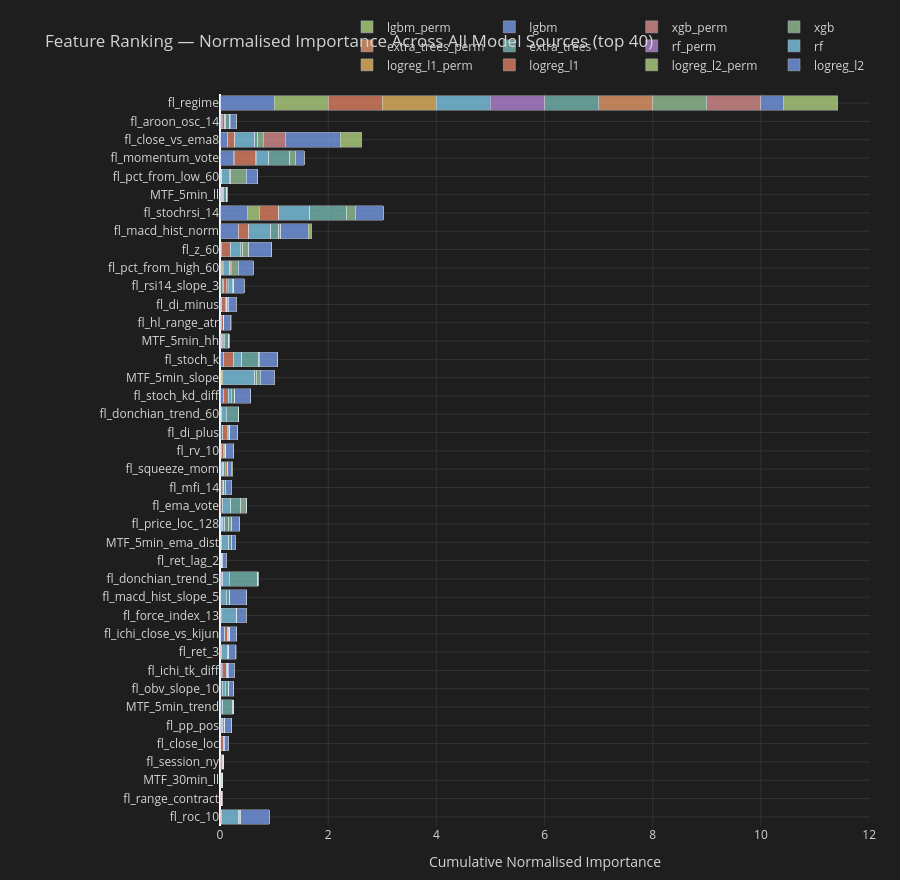

Notebook source saved alongside this figure:
### Code cell
# ── Stacked bar chart: each feature's vote rank per model source ──────────────
_N_VIS = min(40, len(selected_features))
_vis_feats = selected_features[:_N_VIS]
_src_names = list(feat_rankings.keys())
_src_colors = [
    '#82aaff','#c3e88d','#f78c6c','#ffcb6b','#89ddff','#c792ea',
    '#80cbc4','#ffab76','#a5d6a7','#ef9a9a',
]

fig = go.Figure()
for _si, _src in enumerate(_src_names):
    _imp = feat_rankings[_src]
    _imp_norm = _imp / (_imp.max() + 1e-9)   # normalise 0-1
    _vals = [float(_imp_norm.get(f, 0.0)) for f in _vis_feats]
    fig.add_trace(go.Bar(
        name=_src,
        y=_vis_feats[::-1],
        x=_vals[::-1],
        orientation='h',
        marker_color=_src_colors[_si % len(_src_colors)],
        opacity=0.7,
    ))

fig.update_layout(
    title=f'Feature Ranking — Normalised Importance Across All Model Sources (top {_N_VIS})',
    barmode='stack',
    height=max(600, _N_VIS * 22),
    xaxis=dict(title='Cumulative Normalised Importance', gridcolor='#333'),
    yaxis=dict(automargin=True, gridcolor='#333'),
    paper_bgcolor='#1e1e1e', plot_bgcolor='#1e1e1e', font=dict(color='#d4d4d4'),
    legend=dict(orientation='h', yanchor='bottom', y=1.02, xanchor='right', x=1),
    margin=dict(l=220, r=30, t=80, b=40),
)
fig.show()

### Figure 1 — Plotly figure (JSON) as saved in the notebook; plotly's stock layout.template omitted (floating-point values rounded to 4 significant figures)
{"data": [{"marker": {"color": "#82aaff"}, "name": "logreg_l2", "opacity": 0.7, "orientation": "h", "type": "bar", "x": [0.0005534, 0.008074, 0.008872, 0.001496, 0.01334, 0.02026, 0.001216, 0.01589, 0.01866, 0.007131, 0.08609, 0.006744, 0.005156, 0.02204, 0.008768, 0.005656, 0.02152, 0.006018, 0.01558, 0.01322, 0.01389, 0.03896, 0.005018, 0.05868, 0.006797, 0.06182, 0.02045, 0.02271, 0.02818, 0.03955, 0.01704, 0.01697, 0.3406, 0.5007, 0.02362, 0.01445, 0.2542, 0.1338, 0.03305, 1.0], "y": ["fl_roc_10", "fl_range_contract", "MTF_30min_ll", "fl_session_ny", "fl_close_loc", "fl_pp_pos", "MTF_5min_trend", "fl_obv_slope_10", "fl_ichi_tk_diff", "fl_ret_3", "fl_ichi_close_vs_kijun", "fl_force_index_13", "fl_macd_hist_slope_5", "fl_donchian_trend_5", "fl_ret_lag_2", "MTF_5min_ema_dist", "fl_price_loc_128", "fl_ema_vote", "fl_mfi_14", "fl_squeeze_mom", "fl_rv_10", "fl_di_plus", "fl_donchian_trend_60", "fl_stoch_kd_diff", "MTF_5min_slope", "fl_stoch_k", "MTF_5min_hh", "fl_hl_range_atr", "fl_di_minus", "fl_rsi14_slope_3", "fl_pct_from_high_60", "fl_z_60", "fl_macd_hist_norm", "fl_stochrsi_14", "MTF_5min_ll", "fl_pct_from_low_60", "fl_momentum_vote", "fl_close_vs_ema8", "fl_aroon_osc_14", "fl_regime"]}, {"marker": {"color": "#c3e88d"}, "name": "logreg_l2_perm", "opacity": 0.7, "orientation": "h", "type": "bar", "x": [0, 0.0007851, 0.002404, 0, 0, 0.007096, 0, 0, 0.02329, 0, 0, 0.001722, 0, 0, 0.005132, 0.006038, 0, 0.002892, 0.0009883, 0.007675, 0.01641, 0.008356, 0.008124, 0, 0.01813, 0, 0.01013, 0, 0.007091, 0.03284, 0.01274, 0.01076, 0, 0.237, 0.01007, 0.007875, 0.01008, 0, 0.005892, 1.0], "y": ["fl_roc_10", "fl_range_contract", "MTF_30min_ll", "fl_session_ny", "fl_close_loc", "fl_pp_pos", "MTF_5min_trend", "fl_obv_slope_10", "fl_ichi_tk_diff", "fl_ret_3", "fl_ichi_close_vs_kijun", "fl_force_index_13", "fl_macd_hist_slope_5", "fl_donchian_trend_5", "fl_ret_lag_2", "MTF_5min_ema_dist", "fl_price_loc_128", "fl_ema_vote", "fl_mfi_14", "fl_squeeze_mom", "fl_rv_10", "fl_di_plus", "fl_donchian_trend_60", "fl_stoch_kd_diff", "MTF_5min_slope", "fl_stoch_k", "MTF_5min_hh", "fl_hl_range_atr", "fl_di_minus", "fl_rsi14_slope_3", "fl_pct_from_high_60", "fl_z_60", "fl_macd_hist_norm", "fl_stochrsi_14", "MTF_5min_ll", "fl_pct_from_low_60", "fl_momentum_vote", "fl_close_vs_ema8", "fl_aroon_osc_14", "fl_regime"]}, {"marker": {"color": "#f78c6c"}, "name": "logreg_l1", "opacity": 0.7, "orientation": "h", "type": "bar", "x": [0.02125, 0.01979, 0.01033, 0.03354, 0.04205, 0.02155, 0.001232, 0.02565, 0.07774, 0.01652, 0.04758, 0.008627, 0.005624, 0.03326, 0.0132, 0.01051, 0.0227, 0.03128, 0.03772, 0.02464, 0.02955, 0.08404, 0.007504, 0.09734, 0.01121, 0.1831, 0.02347, 0.04257, 0.06896, 0.05066, 0.01632, 0.1616, 0.1933, 0.349, 0.01467, 0.01112, 0.3895, 0.1366, 0.04696, 1.0], "y": ["fl_roc_10", "fl_range_contract", "MTF_30min_ll", "fl_session_ny", "fl_close_loc", "fl_pp_pos", "MTF_5min_trend", "fl_obv_slope_10", "fl_ichi_tk_diff", "fl_ret_3", "fl_ichi_close_vs_kijun", "fl_force_index_13", "fl_macd_hist_slope_5", "fl_donchian_trend_5", "fl_ret_lag_2", "MTF_5min_ema_dist", "fl_price_loc_128", "fl_ema_vote", "fl_mfi_14", "fl_squeeze_mom", "fl_rv_10", "fl_di_plus", "fl_donchian_trend_60", "fl_stoch_kd_diff", "MTF_5min_slope", "fl_stoch_k", "MTF_5min_hh", "fl_hl_range_atr", "fl_di_minus", "fl_rsi14_slope_3", "fl_pct_from_high_60", "fl_z_60", "fl_macd_hist_norm", "fl_stochrsi_14", "MTF_5min_ll", "fl_pct_from_low_60", "fl_momentum_vote", "fl_close_vs_ema8", "fl_aroon_osc_14", "fl_regime"]}, {"marker": {"color": "#ffcb6b"}, "name": "logreg_l1_perm", "opacity": 0.7, "orientation": "h", "type": "bar", "x": [0, 0.001992, 0.001868, 0.009962, 0, 0, 0, 0, 0, 0, 0.01224, 0.001602, 0.0007206, 0, 0.00486, 0, 0, 0, 0.002322, 0, 0.02572, 0.01948, 0.007781, 0, 0.01846, 0, 0.005296, 0, 0.0162, 0.02824, 0.01088, 0, 0, 0, 0.002458, 0.002397, 0.01248, 0, 0.005081, 1.0], "y": ["fl_roc_10", "fl_range_contract", "MTF_30min_ll", "fl_session_ny", "fl_close_loc", "fl_pp_pos", "MTF_5min_trend", "fl_obv_slope_10", "fl_ichi_tk_diff", "fl_ret_3", "fl_ichi_close_vs_kijun", "fl_force_index_13", "fl_macd_hist_slope_5", "fl_donchian_trend_5", "fl_ret_lag_2", "MTF_5min_ema_dist", "fl_price_loc_128", "fl_ema_vote", "fl_mfi_14", "fl_squeeze_mom", "fl_rv_10", "fl_di_plus", "fl_donchian_trend_60", "fl_stoch_kd_diff", "MTF_5min_slope", "fl_stoch_k", "MTF_5min_hh", "fl_hl_range_atr", "fl_di_minus", "fl_rsi14_slope_3", "fl_pct_from_high_60", "fl_z_60", "fl_macd_hist_norm", "fl_stochrsi_14", "MTF_5min_ll", "fl_pct_from_low_60", "fl_momentum_vote", "fl_close_vs_ema8", "fl_aroon_osc_14", "fl_regime"]}, {"marker": {"color": "#89ddff"}, "name": "rf", "opacity": 0.7, "orientation": "h", "type": "bar", "x": [0.3222, 6.201e-05, 0.0002127, 0.001253, 0.001554, 0.02657, 0.04997, 0.05653, 0.01742, 0.1207, 0.01283, 0.2792, 0.1038, 0.12, 0.004076, 0.1366, 0.04732, 0.1553, 0.01137, 0.02171, 0.007076, 0.0165, 0.08428, 0.05389, 0.5865, 0.1577, 0.02111, 0.0006493, 0.006794, 0.07462, 0.1215, 0.1805, 0.4002, 0.5744, 0.0135, 0.138, 0.237, 0.3738, 0.01154, 1.0], "y": ["fl_roc_10", "fl_range_contract", "MTF_30min_ll", "fl_session_ny", "fl_close_loc", "fl_pp_pos", "MTF_5min_trend", "fl_obv_slope_10", "fl_ichi_tk_diff", "fl_ret_3", "fl_ichi_close_vs_kijun", "fl_force_index_13", "fl_macd_hist_slope_5", "fl_donchian_trend_5", "fl_ret_lag_2", "MTF_5min_ema_dist", "fl_price_loc_128", "fl_ema_vote", "fl_mfi_14", "fl_squeeze_mom", "fl_rv_10", "fl_di_plus", "fl_donchian_trend_60", "fl_stoch_kd_diff", "MTF_5min_slope", "fl_stoch_k", "MTF_5min_hh", "fl_hl_range_atr", "fl_di_minus", "fl_rsi14_slope_3", "fl_pct_from_high_60", "fl_z_60", "fl_macd_hist_norm", "fl_stochrsi_14", "MTF_5min_ll", "fl_pct_from_low_60", "fl_momentum_vote", "fl_close_vs_ema8", "fl_aroon_osc_14", "fl_regime"]}, {"marker": {"color": "#c792ea"}, "name": "rf_perm", "opacity": 0.7, "orientation": "h", "type": "bar", "x": [0, 1.742e-05, 8.982e-05, 0, 0.0005186, 0, 0.0004905, 0, 0, 0, 0, 0, 0, 0, 0, 0, 0, 0, 0.002586, 0, 0, 0, 0, 0, 0, 0, 0, 0, 0, 0, 0, 0, 0, 0, 0.000438, 0, 0, 0, 0.004821, 1.0], "y": ["fl_roc_10", "fl_range_contract", "MTF_30min_ll", "fl_session_ny", "fl_close_loc", "fl_pp_pos", "MTF_5min_trend", "fl_obv_slope_10", "fl_ichi_tk_diff", "fl_ret_3", "fl_ichi_close_vs_kijun", "fl_force_index_13", "fl_macd_hist_slope_5", "fl_donchian_trend_5", "fl_ret_lag_2", "MTF_5min_ema_dist", "fl_price_loc_128", "fl_ema_vote", "fl_mfi_14", "fl_squeeze_mom", "fl_rv_10", "fl_di_plus", "fl_donchian_trend_60", "fl_stoch_kd_diff", "MTF_5min_slope", "fl_stoch_k", "MTF_5min_hh", "fl_hl_range_atr", "fl_di_minus", "fl_rsi14_slope_3", "fl_pct_from_high_60", "fl_z_60", "fl_macd_hist_norm", "fl_stochrsi_14", "MTF_5min_ll", "fl_pct_from_low_60", "fl_momentum_vote", "fl_close_vs_ema8", "fl_aroon_osc_14", "fl_regime"]}, {"marker": {"color": "#80cbc4"}, "name": "extra_trees", "opacity": 0.7, "orientation": "h", "type": "bar", "x": [0.009868, 0.0007036, 0.02234, 0.02574, 0.01894, 0.01404, 0.1866, 0.06621, 0.009106, 0.008928, 0.02128, 0.003982, 0.0599, 0.5197, 0.002005, 0.04788, 0.05646, 0.1882, 0.02781, 0.02688, 0.002548, 0.01241, 0.2247, 0.06263, 0.03036, 0.3105, 0.07834, 0.0001944, 0.008543, 0.02912, 0.01041, 0.05174, 0.1483, 0.6762, 0.05939, 0.01263, 0.3876, 0.0515, 0.07309, 1.0], "y": ["fl_roc_10", "fl_range_contract", "MTF_30min_ll", "fl_session_ny", "fl_close_loc", "fl_pp_pos", "MTF_5min_trend", "fl_obv_slope_10", "fl_ichi_tk_diff", "fl_ret_3", "fl_ichi_close_vs_kijun", "fl_force_index_13", "fl_macd_hist_slope_5", "fl_donchian_trend_5", "fl_ret_lag_2", "MTF_5min_ema_dist", "fl_price_loc_128", "fl_ema_vote", "fl_mfi_14", "fl_squeeze_mom", "fl_rv_10", "fl_di_plus", "fl_donchian_trend_60", "fl_stoch_kd_diff", "MTF_5min_slope", "fl_stoch_k", "MTF_5min_hh", "fl_hl_range_atr", "fl_di_minus", "fl_rsi14_slope_3", "fl_pct_from_high_60", "fl_z_60", "fl_macd_hist_norm", "fl_stochrsi_14", "MTF_5min_ll", "fl_pct_from_low_60", "fl_momentum_vote", "fl_close_vs_ema8", "fl_aroon_osc_14", "fl_regime"]}, {"marker": {"color": "#ffab76"}, "name": "extra_trees_perm", "opacity": 0.7, "orientation": "h", "type": "bar", "x": [0, 0, 0.0003341, 0, 0, 0, 0, 0, 0, 0, 0, 0, 0, 0, 0.001626, 0, 0, 0, 0, 0.04336, 0.004841, 0, 0, 0, 0, 0, 0, 0.001204, 0.01599, 0, 0.02072, 0, 0, 0, 0, 0.01633, 0, 0, 0, 1.0], "y": ["fl_roc_10", "fl_range_contract", "MTF_30min_ll", "fl_session_ny", "fl_close_loc", "fl_pp_pos", "MTF_5min_trend", "fl_obv_slope_10", "fl_ichi_tk_diff", "fl_ret_3", "fl_ichi_close_vs_kijun", "fl_force_index_13", "fl_macd_hist_slope_5", "fl_donchian_trend_5", "fl_ret_lag_2", "MTF_5min_ema_dist", "fl_price_loc_128", "fl_ema_vote", "fl_mfi_14", "fl_squeeze_mom", "fl_rv_10", "fl_di_plus", "fl_donchian_trend_60", "fl_stoch_kd_diff", "MTF_5min_slope", "fl_stoch_k", "MTF_5min_hh", "fl_hl_range_atr", "fl_di_minus", "fl_rsi14_slope_3", "fl_pct_from_high_60", "fl_z_60", "fl_macd_hist_norm", "fl_stochrsi_14", "MTF_5min_ll", "fl_pct_from_low_60", "fl_momentum_vote", "fl_close_vs_ema8", "fl_aroon_osc_14", "fl_regime"]}, {"marker": {"color": "#a5d6a7"}, "name": "xgb", "opacity": 0.7, "orientation": "h", "type": "bar", "x": [0.02842, 0.003786, 0.0009519, 0.00147, 0.002787, 0.002511, 0.00404, 0.001177, 0.002576, 0.005409, 0.002606, 0.005862, 0.004651, 0.001994, 0.001966, 0.00167, 0.06928, 0.1013, 0.002127, 0.009084, 0.002369, 0.002531, 0.001012, 0.004337, 0.06807, 0.01498, 0.004028, 0.003414, 0.002924, 0.002954, 0.1313, 0.1063, 0.04127, 0.1654, 0.00488, 0.2796, 0.0984, 0.1112, 0.003429, 1], "y": ["fl_roc_10", "fl_range_contract", "MTF_30min_ll", "fl_session_ny", "fl_close_loc", "fl_pp_pos", "MTF_5min_trend", "fl_obv_slope_10", "fl_ichi_tk_diff", "fl_ret_3", "fl_ichi_close_vs_kijun", "fl_force_index_13", "fl_macd_hist_slope_5", "fl_donchian_trend_5", "fl_ret_lag_2", "MTF_5min_ema_dist", "fl_price_loc_128", "fl_ema_vote", "fl_mfi_14", "fl_squeeze_mom", "fl_rv_10", "fl_di_plus", "fl_donchian_trend_60", "fl_stoch_kd_diff", "MTF_5min_slope", "fl_stoch_k", "MTF_5min_hh", "fl_hl_range_atr", "fl_di_minus", "fl_rsi14_slope_3", "fl_pct_from_high_60", "fl_z_60", "fl_macd_hist_norm", "fl_stochrsi_14", "MTF_5min_ll", "fl_pct_from_low_60", "fl_momentum_vote", "fl_close_vs_ema8", "fl_aroon_osc_14", "fl_regime"]}, {"marker": {"color": "#ef9a9a"}, "name": "xgb_perm", "opacity": 0.7, "orientation": "h", "type": "bar", "x": [0, 9.719e-05, 1.22e-05, 7.868e-05, 0.0007118, 0, 0, 0, 0, 0, 0, 0, 0, 0, 0.0004853, 0.0004796, 0, 0, 0, 0, 0, 6.086e-05, 2.648e-05, 0, 0, 0, 0.001252, 0.002147, 0.0002168, 0, 0, 0, 0, 0, 7.321e-05, 0, 0, 0.4123, 0.003448, 1.0], "y": ["fl_roc_10", "fl_range_contract", "MTF_30min_ll", "fl_session_ny", "fl_close_loc", "fl_pp_pos", "MTF_5min_trend", "fl_obv_slope_10", "fl_ichi_tk_diff", "fl_ret_3", "fl_ichi_close_vs_kijun", "fl_force_index_13", "fl_macd_hist_slope_5", "fl_donchian_trend_5", "fl_ret_lag_2", "MTF_5min_ema_dist", "fl_price_loc_128", "fl_ema_vote", "fl_mfi_14", "fl_squeeze_mom", "fl_rv_10", "fl_di_plus", "fl_donchian_trend_60", "fl_stoch_kd_diff", "MTF_5min_slope", "fl_stoch_k", "MTF_5min_hh", "fl_hl_range_atr", "fl_di_minus", "fl_rsi14_slope_3", "fl_pct_from_high_60", "fl_z_60", "fl_macd_hist_norm", "fl_stochrsi_14", "MTF_5min_ll", "fl_pct_from_low_60", "fl_momentum_vote", "fl_close_vs_ema8", "fl_aroon_osc_14", "fl_regime"]}, {"marker": {"color": "#82aaff"}, "name": "lgbm", "opacity": 0.7, "orientation": "h", "type": "bar", "x": [0.5275, 0.007309, 0.0008598, 0, 0.06879, 0.1212, 0.0004299, 0.09071, 0.1174, 0.1324, 0.1311, 0.1806, 0.319, 0.009458, 0.07051, 0.07395, 0.1496, 0.006449, 0.1036, 0.06664, 0.1475, 0.147, 0.003009, 0.2945, 0.2635, 0.3409, 0.009888, 0.1277, 0.1419, 0.1857, 0.2782, 0.4282, 0.5082, 0.512, 0.006019, 0.2094, 0.1707, 1.0, 0.1148, 0.4149], "y": ["fl_roc_10", "fl_range_contract", "MTF_30min_ll", "fl_session_ny", "fl_close_loc", "fl_pp_pos", "MTF_5min_trend", "fl_obv_slope_10", "fl_ichi_tk_diff", "fl_ret_3", "fl_ichi_close_vs_kijun", "fl_force_index_13", "fl_macd_hist_slope_5", "fl_donchian_trend_5", "fl_ret_lag_2", "MTF_5min_ema_dist", "fl_price_loc_128", "fl_ema_vote", "fl_mfi_14", "fl_squeeze_mom", "fl_rv_10", "fl_di_plus", "fl_donchian_trend_60", "fl_stoch_kd_diff", "MTF_5min_slope", "fl_stoch_k", "MTF_5min_hh", "fl_hl_range_atr", "fl_di_minus", "fl_rsi14_slope_3", "fl_pct_from_high_60", "fl_z_60", "fl_macd_hist_norm", "fl_stochrsi_14", "MTF_5min_ll", "fl_pct_from_low_60", "fl_momentum_vote", "fl_close_vs_ema8", "fl_aroon_osc_14", "fl_regime"]}, {"marker": {"color": "#c3e88d"}, "name": "lgbm_perm", "opacity": 0.7, "orientation": "h", "type": "bar", "x": [0, 6.207e-05, 0, 0, 0.0005346, 0, 0, 0, 0, 0.005537, 0, 0, 0, 0, 0.0007979, 0.0006656, 0, 0, 0, 0.02342, 0.006198, 0, 0.0005993, 0, 0, 0, 0.000621, 0.0029, 0, 0, 0, 0, 0.0612, 0, 0.0001728, 0.008938, 0, 0.4034, 0.00382, 1.0], "y": ["fl_roc_10", "fl_range_contract", "MTF_30min_ll", "fl_session_ny", "fl_close_loc", "fl_pp_pos", "MTF_5min_trend", "fl_obv_slope_10", "fl_ichi_tk_diff", "fl_ret_3", "fl_ichi_close_vs_kijun", "fl_force_index_13", "fl_macd_hist_slope_5", "fl_donchian_trend_5", "fl_ret_lag_2", "MTF_5min_ema_dist", "fl_price_loc_128", "fl_ema_vote", "fl_mfi_14", "fl_squeeze_mom", "fl_rv_10", "fl_di_plus", "fl_donchian_trend_60", "fl_stoch_kd_diff", "MTF_5min_slope", "fl_stoch_k", "MTF_5min_hh", "fl_hl_range_atr", "fl_di_minus", "fl_rsi14_slope_3", "fl_pct_from_high_60", "fl_z_60", "fl_macd_hist_norm", "fl_stochrsi_14", "MTF_5min_ll", "fl_pct_from_low_60", "fl_momentum_vote", "fl_close_vs_ema8", "fl_aroon_osc_14", "fl_regime"]}], "layout": {"barmode": "stack", "font": {"color": "#d4d4d4"}, "height": 880, "legend": {"orientation": "h", "x": 1, "xanchor": "right", "y": 1.02, "yanchor": "bottom"}, "margin": {"b": 40, "l": 220, "r": 30, "t": 80}, "paper_bgcolor": "#1e1e1e", "plot_bgcolor": "#1e1e1e", "title": {"text": "Feature Ranking — Normalised Importance Across All Model Sources (top 40)"}, "xaxis": {"gridcolor": "#333", "title": {"text": "Cumulative Normalised Importance"}}, "yaxis": {"automargin": true, "gridcolor": "#333"}}}
